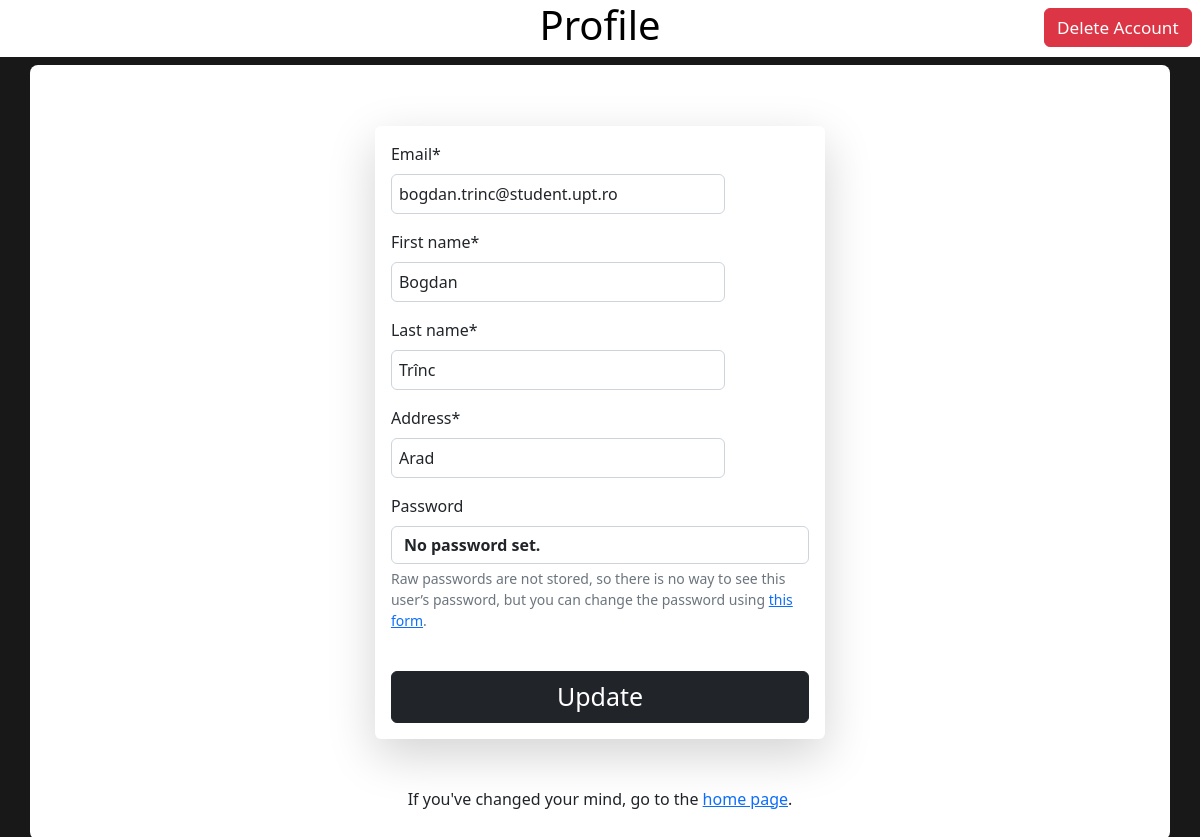
/profile/ (signed in), run on the app's committed database.
### accounts/models.py (models this page shows, shortened)
class User(AbstractUser):
    username = None
    email = models.EmailField(_('email address'), unique=True)
    address = models.CharField(max_length=100, default='', blank=True)
    is_premium = models.BooleanField(default=False, verbose_name='Premium')
    USERNAME_FIELD = 'email'
    REQUIRED_FIELDS = []
    objects = UserManager()

### cars/views.py (the view)
# urls.py: path('profile/', views.EditUser.as_view(), name='profile'),
class EditUser(LoginRequiredMixin, SuccessMessageMixin, generic.UpdateView):
    login_url = 'login'
    redirect_field_name = None
    form_class = EditUser
    template_name = "cars/account/profile.html"
    success_url = reverse_lazy('cars:index')
    success_message = "You've updated your profile successfully!"
    def get_object(self):
        return self.request.user

### accounts/forms.py
class EditUser(UserChangeForm):
	email = forms.EmailField(
		max_length=50,
		widget=(forms.TextInput(
			attrs={'class': 'form-control'})))
	first_name = forms.CharField(
		max_length=12, min_length=2, required=True,
		widget=forms.TextInput(
			attrs={'class': 'form-control'}))
	last_name = forms.CharField(
		max_length=12, min_length=2, required=True,
		widget=(forms.TextInput(
			attrs={'class': 'form-control'})))
	address = forms.CharField(
		widget=(forms.TextInput(
			attrs={'class': 'form-control'})))
	class Meta:
		model = User
		fields = ('email', 'first_name', 'last_name', 'address')

### cars/templates/cars/account/profile.html (shortened to what this page needs)
{% extends "cars/header.html" %}
{% block user %}
    <div class="page_title text-center page_form">
        <h1><a href="{% url 'cars:index' %}" style="color: black; text-decoration: none;">Profile</a></h1>
        <form action="{% url 'delete' %}" method="GET">
            <button class="mt-4 btn btn-danger deleteaccount delete_account" onclick="return confirm('Are you sure you want to delete your account? {{ user.get_username }}')">Delete Account</button>
        </form>
    </div>
{% endblock %}
{% block card_content %}
    {% load crispy_forms_tags %}
    {{ form|crispy }}
{% endblock %}
{% block card_button %}Update{% endblock %}
{% block card_footer %}
    <p class="text-center">If you've changed your mind, go to the <a href="{% url 'cars:index' %}">home page</a>.</p>
{% endblock %}

### cars/static/cars/style.css (style rules this page uses)
body { background-color: #181818; }
div.page_title { background-color: white; padding: 0.5px; margin-bottom: 8px; }
div.page_form, div.list_pagination { display: flex; align-items: center; justify-content: center; }
button.delete_account { position: absolute; top: -1.9%; right: 0.7%; font-size: 2vmin; }
input[type="text"] { width: 80%; padding: 7px; }

### data on the page
User: email "bogdan.trinc@student.upt.ro", first_name "Bogdan", last_name "Trînc", address "Arad"
